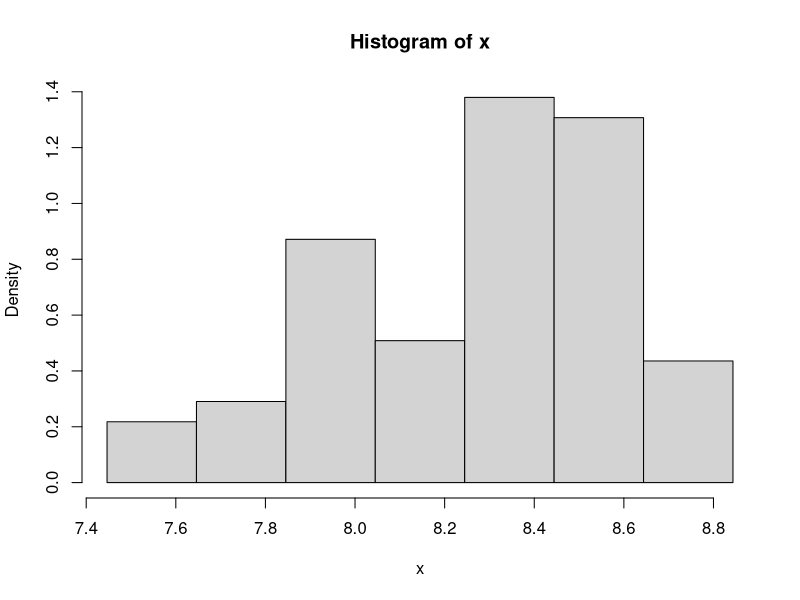
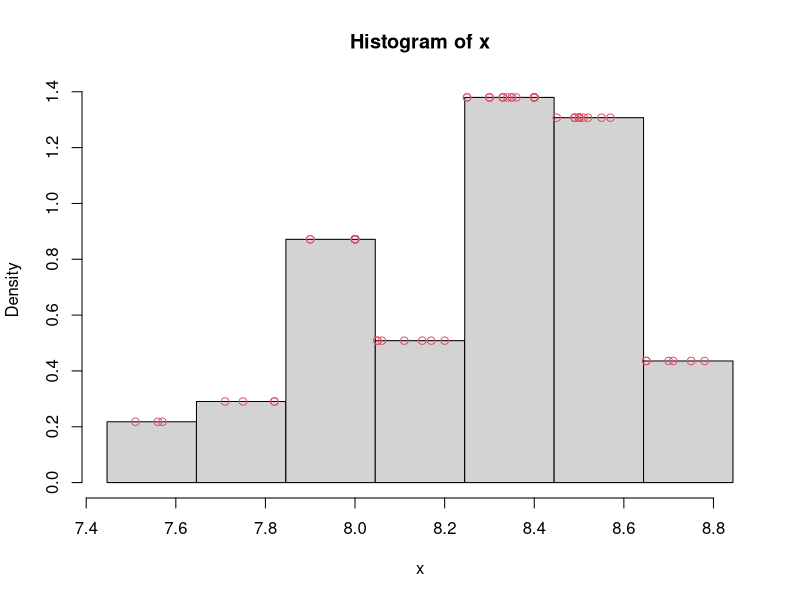
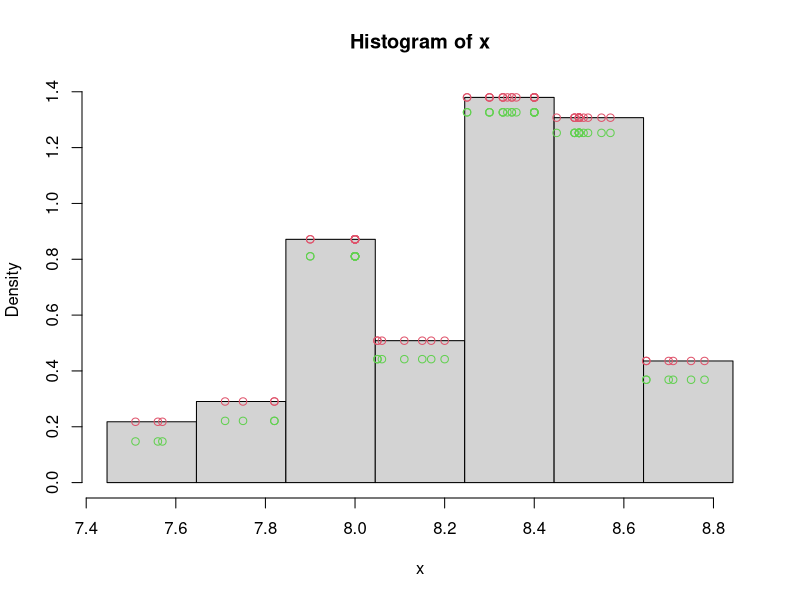
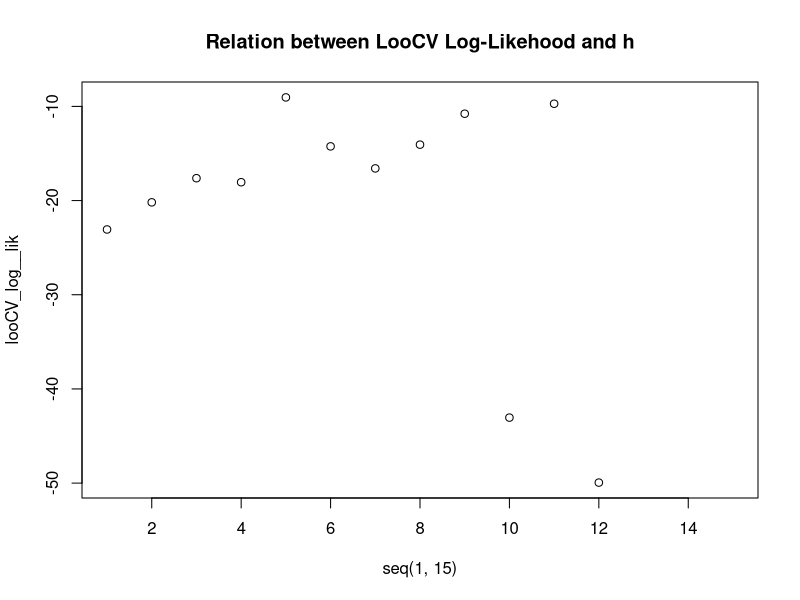
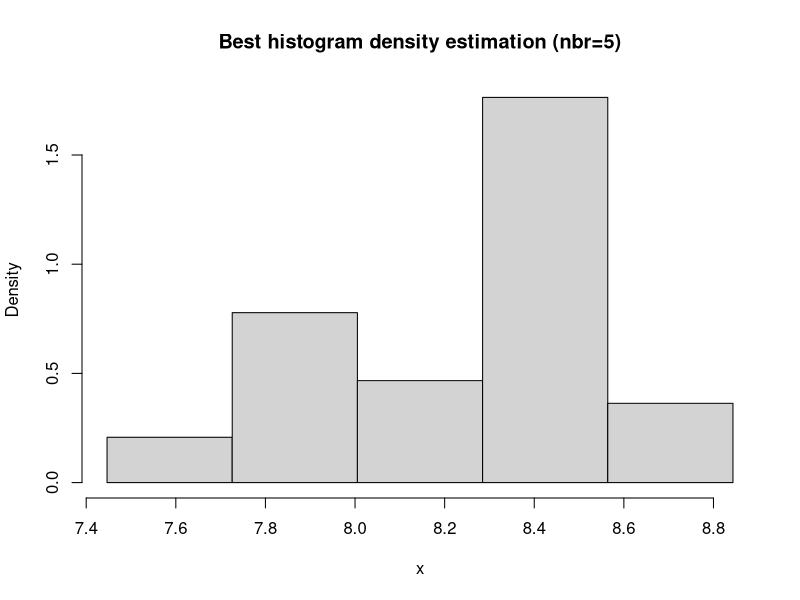
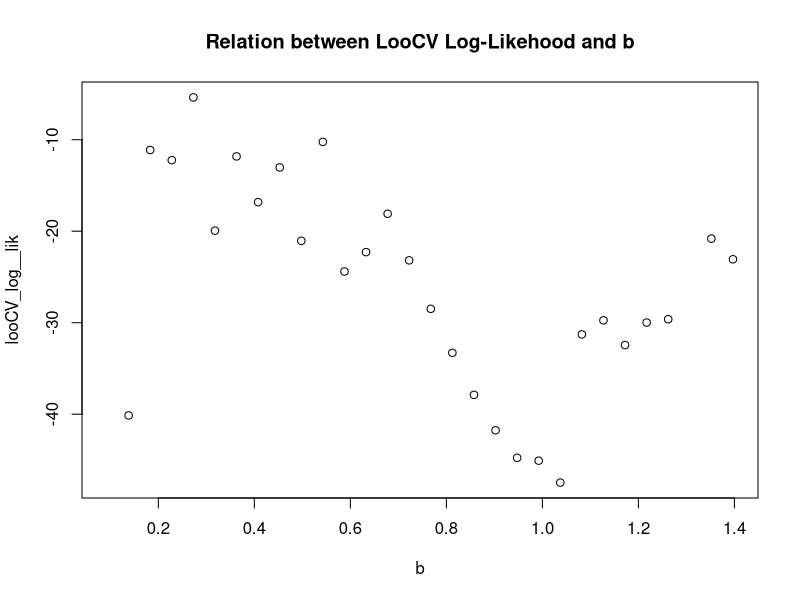
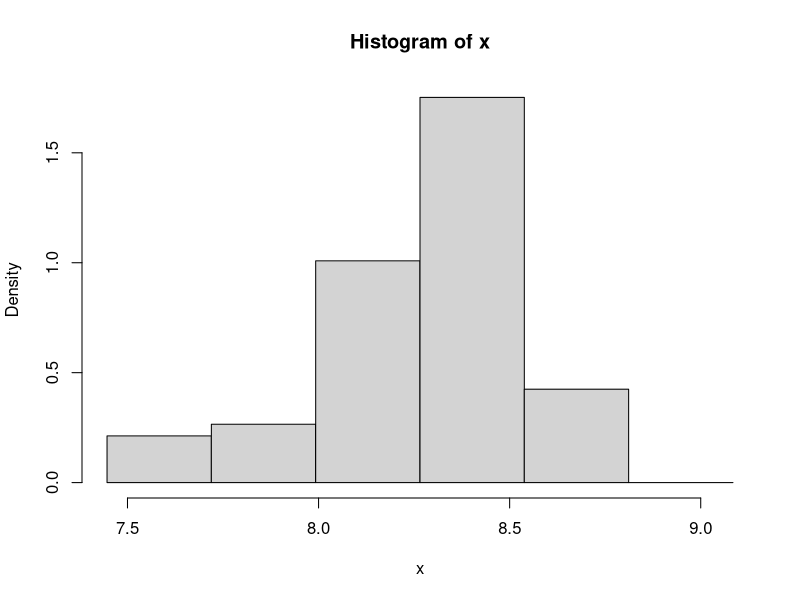
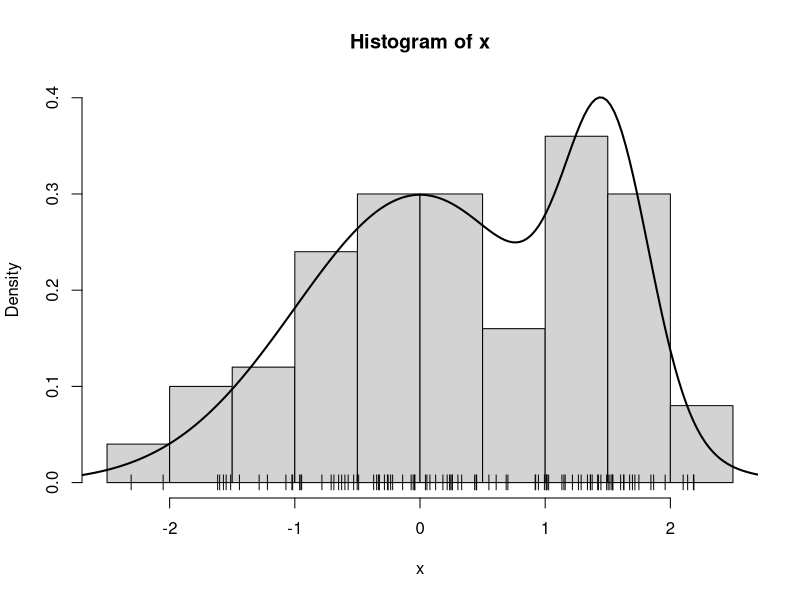

Here is the R script that generated these plots, in order:
## ---- chunk 1
knitr::opts_chunk$set(echo = TRUE)
## ---- chunk 2
cdrate.df <-read.table("./cdrate.dat")
head(cdrate.df)
x <- cdrate.df[,1]
## ---- chunk 3
A <- min(x)-.05*diff(range(x)) 
Z <- max(x)+.05*diff(range(x))
nbr <- 7
## ---- chunk 4
hx <- hist(x,breaks=seq(A,Z,length=nbr+1),freq=F)
## ---- chunk 5
hx_f <- stepfun(hx$breaks,c(0,hx$density,0))
## ---- chunk 6
y=hx_f(x)
hist(x,breaks=seq(A,Z,length=nbr+1),freq=F)
points(x,y,col=2)
## ---- chunk 7
b = hx$breaks[2] - hx$breaks[1]
n=length(x)
f_loovc = function(p) (hx_f(p)*n*b-1)/(b*(n-1))
hx_loocv=lapply(x,f_loovc)

hist(x,breaks=seq(A,Z,length=nbr+1),freq=F)
points(x,y,col=2)
points(x,hx_loocv,col=3)
## ---- chunk 8
log_likelihood=sum(log(unlist(hx_loocv)))
log_likelihood
## ---- chunk 9
n=length(x)
hx_loocv=list()
looCV_log__lik=list()
y=list()
for (i in seq(1,15)){
  hx <- hist(x,breaks=seq(A,Z,length=i+1),plot=F)
  hx_f <- stepfun(hx$breaks,c(0,hx$density,0))
  b = hx$breaks[2] - hx$breaks[1]
  f_loocv = function(p) (hx_f(p)*n*b-1)/(b*(n-1))
  y[length(y)+1] <- list(hx_f(x))
  hx_loocv = lapply(x,f_loocv)
  looCV_log__lik = append(looCV_log__lik,sum(log(unlist(hx_loocv))))
}
## ---- chunk 10
plot(seq(1,15),looCV_log__lik)
title("Relation between LooCV Log-Likehood and h")
## ---- chunk 11
best=seq(1,15)[which.max(looCV_log__lik)]
best
## ---- chunk 12
hist(x,breaks=seq(A,Z,length=best+1), main="Best histogram density estimation (nbr=5)", freq=F)
## ---- chunk 13
b=seq((Z-A)/15,(Z-A)/1,length=30)
n=length(x)
y=list()
looCV_log__lik=list()
for (i in b){
  hx <- hist(x,breaks=seq(A,Z+i,by=i),plot=F)
  hx_f <- stepfun(hx$breaks,c(0,hx$density,0))
  f_loocv = function(p) (hx_f(p)*n*i-1)/(i*(n-1))
  y[length(y)+1]<-list(hx_f(x))
  hx_loocv=lapply(x,f_loocv)
  looCV_log__lik=append(looCV_log__lik,sum(log(unlist(hx_loocv))))
}
## ---- chunk 14
plot(b,looCV_log__lik)
title("Relation between LooCV Log-Likehood and b")
## ---- chunk 15
best=b[which.max(looCV_log__lik)]
best
## ---- chunk 16
hist(x,breaks=seq(A,Z+best,by=best), freq=F)
hist(x,breaks=seq(A,Z+best,by=best), plot=F)
## ---- chunk 17
graph.mixt<-
function(k=1, mu=seq(-2*(k-1),2*(k-1),length=k), sigma=seq(1,1,length=k), alpha=seq(1/k,1/k,length=k), graphic=TRUE,...)
{
   L<-min(mu-3*sigma)
   U<-max(mu+3*sigma)
         
   x<- seq(from=L,to=U,length=200)
   fx<- 0*x
   Salpha<-sum(alpha)
   for(i in 1:k){
   	p<-alpha[i]/Salpha
#   	fx <- fx + p*exp(-.5*((x-mu[i])/sigma[i])^2)/(sqrt(2*pi)*sigma[i])
   	fx <- fx + p*dnorm(x,mu[i],sigma[i])
   }
   if (graphic){
      plot(x,fx,type="l",...)
   }
   return(list(L = L, U = U, x = x, fx = fx))
}


sim.mixt <- function(n=1,k=1, 
         mu=seq(-2*(k-1),2*(k-1),length=k), 
         sigma=seq(1,1,length=k), 
         alpha=seq(1/k,1/k,length=k), graphic=FALSE,...)
{
   csa<-cumsum(alpha)
   x<-runif(n)
      
   for (i in 1:n){
      comp<-sum(csa<=x[i])+1
      x[i]<-rnorm(1,mu[comp],sigma[comp])
   }
   if(graphic) {
      out<-graph.mixt(k, mu, sigma, alpha, gr=FALSE)
      hist(x,freq = FALSE,
           ylim=c(0,max(c(max(out$fx),max(hist(x,plot=FALSE)$density)))))
      lines(out$x,out$fx,lty=1,lwd=2)
   }   
   return(x)
}
## ---- chunk 18
set.seed(123)
n <- 100
mu <- c(0,3/2)
sigma <- c(1,1/3)
alpha <- c(3/4,1/4)
x <- sim.mixt(n=n, k=2, mu=mu, sigma=sigma, alpha=alpha, gr=T)
points(x,0*x,pch="|")
## ---- chunk 19
A <- min(x)-.05*diff(range(x)) 
Z <- max(x)+.05*diff(range(x))
b=seq((Z-A)/15,(Z-A)/1,length=30)
n=length(x)
y=list()
looCV_log__lik=list()
for (i in b){
  hx <- hist(x,breaks=seq(A,Z+i,by=i),plot=F)
  hx_f <- stepfun(hx$breaks,c(0,hx$density,0))
  f_loovc = function(p) (hx_f(p)*n*i-1)/(i*(n-1))
  y[length(y)+1]<-list(hx_f(x))
  hx_loocv=lapply(x,f_loovc)
  looCV_log__lik=append(looCV_log__lik,sum(log(unlist(hx_loocv))))
}
## ---- chunk 20
scott_b=3.49*sd(x)*length(x)^(-1/3)
scott_b
scott_hx <- hist(x,breaks=seq(A,Z+scott_b,by=scott_b),plot=F)
scott_hx_f <- stepfun(scott_hx$breaks,c(0,scott_hx$density,0))
scott_f_loovc = function(p) (scott_hx_f(p)*n*scott_b-1)/(scott_b*(n-1))
scott_y=scott_hx_f(x)
scott_hx_loocv=lapply(x,scott_f_loovc)
scott_looCV_log__lik=sum(log(unlist(scott_hx_loocv)))
scott_looCV_log__lik
## ---- chunk 21
best=b[which.max(looCV_log__lik)]
# maybe it is better to put this as text in the markdown
print(paste("best b (LOOCV)",best," l-likelihood=",max(unlist(looCV_log__lik))))
print(paste("best scott b",scott_b," l-likelihood=",scott_looCV_log__lik))
## ---- chunk 22
hist(x,breaks=seq(A,Z+best,by=best),main="Best LooCV Approximation",freq=F)
# plot(x,unlist(y[which.max(looCV_log__lik)]))

hist(x,breaks=seq(A,Z+best,by=scott_b),main="Scott's Approximation",freq=F)
# plot(x,unlist(scott_y))
## ---- chunk 23
n=length(x)
hx_loocv=list()
looCV_log__lik=list()
y=list()
for (h in seq(11,50)){
  kx <- density(x)
  x_f <- approxfun(x=kx$x, y=kx$y, method='linear', rule=2)
  f_loovc = function(p) (n/(n-1))*(x_f(p)-(x_f(0)/(n*h)))
  y[length(y)+1]<-list(x_f(x))
  hx_loocv=lapply(x,f_loovc)
  looCV_log__lik=append(looCV_log__lik,sum(log(unlist(hx_loocv))))
}
## ---- chunk 24
plot(seq(11,50),looCV_log__lik)
title("Relation between LooCV Log-Likehood and h")
## ---- chunk 25
best=seq(11,50)[which.max(looCV_log__lik)]
best
## ---- chunk 26
plot(x,unlist(y[which.max(looCV_log__lik)]),ylab="Density")
title("Best looCV approximation")
